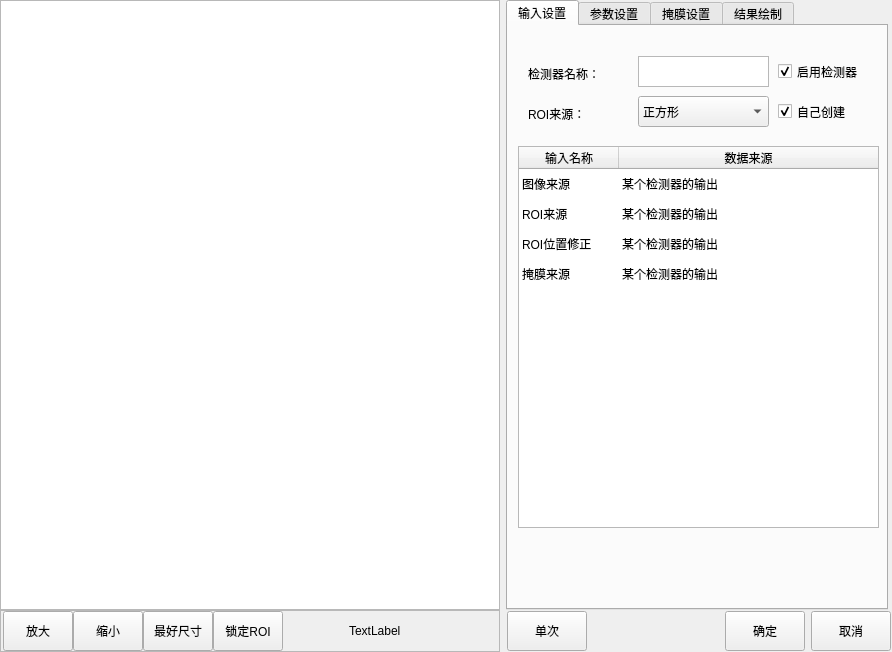
<?xml version="1.0" encoding="UTF-8"?>
<ui version="4.0">
 <class>CMv1DCodeRecognition</class>
 <widget class="QWidget" name="CMv1DCodeRecognition">
  <property name="geometry">
   <rect>
    <x>0</x>
    <y>0</y>
    <width>892</width>
    <height>652</height>
   </rect>
  </property>
  <property name="windowTitle">
   <string>一维码识别</string>
  </property>
  <layout class="QHBoxLayout" name="horizontalLayout_3">
   <property name="leftMargin">
    <number>0</number>
   </property>
   <property name="topMargin">
    <number>0</number>
   </property>
   <property name="rightMargin">
    <number>0</number>
   </property>
   <property name="bottomMargin">
    <number>0</number>
   </property>
   <item>
    <layout class="QVBoxLayout" name="verticalLayout">
     <property name="spacing">
      <number>0</number>
     </property>
     <item>
      <widget class="QGraphicsView" name="graphicsView_mainImage">
       <property name="minimumSize">
        <size>
         <width>500</width>
         <height>600</height>
        </size>
       </property>
      </widget>
     </item>
     <item>
      <widget class="QFrame" name="frame">
       <property name="minimumSize">
        <size>
         <width>0</width>
         <height>42</height>
        </size>
       </property>
       <property name="maximumSize">
        <size>
         <width>16777215</width>
         <height>42</height>
        </size>
       </property>
       <property name="frameShape">
        <enum>QFrame::StyledPanel</enum>
       </property>
       <property name="frameShadow">
        <enum>QFrame::Raised</enum>
       </property>
       <layout class="QHBoxLayout" name="horizontalLayout">
        <property name="spacing">
         <number>0</number>
        </property>
        <property name="leftMargin">
         <number>2</number>
        </property>
        <property name="topMargin">
         <number>0</number>
        </property>
        <property name="rightMargin">
         <number>0</number>
        </property>
        <property name="bottomMargin">
         <number>0</number>
        </property>
        <item>
         <widget class="QPushButton" name="pushButton_zoomIn">
          <property name="minimumSize">
           <size>
            <width>70</width>
            <height>40</height>
           </size>
          </property>
          <property name="maximumSize">
           <size>
            <width>70</width>
            <height>40</height>
           </size>
          </property>
          <property name="text">
           <string>放大</string>
          </property>
         </widget>
        </item>
        <item>
         <widget class="QPushButton" name="pushButton_zoomOut">
          <property name="minimumSize">
           <size>
            <width>70</width>
            <height>40</height>
           </size>
          </property>
          <property name="maximumSize">
           <size>
            <width>70</width>
            <height>40</height>
           </size>
          </property>
          <property name="text">
           <string>缩小</string>
          </property>
         </widget>
        </item>
        <item>
         <widget class="QPushButton" name="pushButton_zoomBest">
          <property name="minimumSize">
           <size>
            <width>70</width>
            <height>40</height>
           </size>
          </property>
          <property name="maximumSize">
           <size>
            <width>70</width>
            <height>40</height>
           </size>
          </property>
          <property name="text">
           <string>最好尺寸</string>
          </property>
         </widget>
        </item>
        <item>
         <widget class="QPushButton" name="pushButton_lockRoiMove">
          <property name="minimumSize">
           <size>
            <width>70</width>
            <height>40</height>
           </size>
          </property>
          <property name="maximumSize">
           <size>
            <width>70</width>
            <height>40</height>
           </size>
          </property>
          <property name="text">
           <string>锁定ROI</string>
          </property>
         </widget>
        </item>
        <item>
         <spacer name="horizontalSpacer">
          <property name="orientation">
           <enum>Qt::Horizontal</enum>
          </property>
          <property name="sizeHint" stdset="0">
           <size>
            <width>63</width>
            <height>20</height>
           </size>
          </property>
         </spacer>
        </item>
        <item>
         <widget class="QLabel" name="label_mousePos">
          <property name="minimumSize">
           <size>
            <width>150</width>
            <height>40</height>
           </size>
          </property>
          <property name="maximumSize">
           <size>
            <width>150</width>
            <height>40</height>
           </size>
          </property>
          <property name="text">
           <string>TextLabel</string>
          </property>
         </widget>
        </item>
       </layout>
      </widget>
     </item>
    </layout>
   </item>
   <item>
    <layout class="QVBoxLayout" name="verticalLayout_2">
     <property name="spacing">
      <number>0</number>
     </property>
     <item>
      <widget class="QTabWidget" name="tabWidget">
       <property name="minimumSize">
        <size>
         <width>382</width>
         <height>602</height>
        </size>
       </property>
       <property name="maximumSize">
        <size>
         <width>380</width>
         <height>16777215</height>
        </size>
       </property>
       <property name="currentIndex">
        <number>0</number>
       </property>
       <widget class="QWidget" name="tab">
        <attribute name="title">
         <string>输入设置</string>
        </attribute>
        <widget class="QCheckBox" name="checkBox_roiCreat">
         <property name="geometry">
          <rect>
           <x>270</x>
           <y>70</y>
           <width>101</width>
           <height>31</height>
          </rect>
         </property>
         <property name="minimumSize">
          <size>
           <width>101</width>
           <height>31</height>
          </size>
         </property>
         <property name="text">
          <string>自己创建</string>
         </property>
         <property name="checked">
          <bool>true</bool>
         </property>
         <property name="tristate">
          <bool>false</bool>
         </property>
        </widget>
        <widget class="QLabel" name="label_funcName">
         <property name="geometry">
          <rect>
           <x>20</x>
           <y>40</y>
           <width>81</width>
           <height>16</height>
          </rect>
         </property>
         <property name="text">
          <string>检测器名称：</string>
         </property>
        </widget>
        <widget class="QLabel" name="label_roiCreat">
         <property name="geometry">
          <rect>
           <x>20</x>
           <y>80</y>
           <width>91</width>
           <height>16</height>
          </rect>
         </property>
         <property name="text">
          <string>ROI来源：</string>
         </property>
        </widget>
        <widget class="QCheckBox" name="checkBox_enableFunc">
         <property name="geometry">
          <rect>
           <x>270</x>
           <y>30</y>
           <width>101</width>
           <height>31</height>
          </rect>
         </property>
         <property name="minimumSize">
          <size>
           <width>101</width>
           <height>31</height>
          </size>
         </property>
         <property name="text">
          <string>启用检测器</string>
         </property>
         <property name="checked">
          <bool>true</bool>
         </property>
        </widget>
        <widget class="QComboBox" name="comboBox_imageSource">
         <property name="geometry">
          <rect>
           <x>130</x>
           <y>70</y>
           <width>131</width>
           <height>31</height>
          </rect>
         </property>
         <property name="minimumSize">
          <size>
           <width>131</width>
           <height>31</height>
          </size>
         </property>
         <property name="maximumSize">
          <size>
           <width>131</width>
           <height>31</height>
          </size>
         </property>
         <item>
          <property name="text">
           <string>正方形</string>
          </property>
         </item>
         <item>
          <property name="text">
           <string>斜矩形</string>
          </property>
         </item>
         <item>
          <property name="text">
           <string>圆形</string>
          </property>
         </item>
         <item>
          <property name="text">
           <string>多边形</string>
          </property>
         </item>
        </widget>
        <widget class="QPlainTextEdit" name="plainTextEdit_funcName">
         <property name="geometry">
          <rect>
           <x>130</x>
           <y>30</y>
           <width>131</width>
           <height>31</height>
          </rect>
         </property>
         <property name="minimumSize">
          <size>
           <width>131</width>
           <height>31</height>
          </size>
         </property>
         <property name="maximumSize">
          <size>
           <width>131</width>
           <height>31</height>
          </size>
         </property>
         <property name="overwriteMode">
          <bool>false</bool>
         </property>
        </widget>
        <widget class="QTableWidget" name="tableWidget_input">
         <property name="geometry">
          <rect>
           <x>10</x>
           <y>120</y>
           <width>361</width>
           <height>382</height>
          </rect>
         </property>
         <property name="minimumSize">
          <size>
           <width>361</width>
           <height>382</height>
          </size>
         </property>
         <property name="maximumSize">
          <size>
           <width>361</width>
           <height>382</height>
          </size>
         </property>
         <property name="editTriggers">
          <set>QAbstractItemView::NoEditTriggers</set>
         </property>
         <property name="selectionMode">
          <enum>QAbstractItemView::SingleSelection</enum>
         </property>
         <property name="selectionBehavior">
          <enum>QAbstractItemView::SelectRows</enum>
         </property>
         <property name="showGrid">
          <bool>false</bool>
         </property>
         <attribute name="horizontalHeaderStretchLastSection">
          <bool>true</bool>
         </attribute>
         <attribute name="verticalHeaderVisible">
          <bool>false</bool>
         </attribute>
         <row>
          <property name="text">
           <string>1</string>
          </property>
         </row>
         <row>
          <property name="text">
           <string>2</string>
          </property>
         </row>
         <row>
          <property name="text">
           <string>3</string>
          </property>
         </row>
         <row>
          <property name="text">
           <string>4</string>
          </property>
         </row>
         <column>
          <property name="text">
           <string>输入名称</string>
          </property>
         </column>
         <column>
          <property name="text">
           <string>数据来源</string>
          </property>
         </column>
         <item row="0" column="0">
          <property name="text">
           <string>图像来源</string>
          </property>
         </item>
         <item row="0" column="1">
          <property name="text">
           <string>某个检测器的输出</string>
          </property>
         </item>
         <item row="1" column="0">
          <property name="text">
           <string>ROI来源</string>
          </property>
         </item>
         <item row="1" column="1">
          <property name="text">
           <string>某个检测器的输出</string>
          </property>
         </item>
         <item row="2" column="0">
          <property name="text">
           <string>ROI位置修正</string>
          </property>
         </item>
         <item row="2" column="1">
          <property name="text">
           <string>某个检测器的输出</string>
          </property>
         </item>
         <item row="3" column="0">
          <property name="text">
           <string>掩膜来源</string>
          </property>
         </item>
         <item row="3" column="1">
          <property name="text">
           <string>某个检测器的输出</string>
          </property>
         </item>
        </widget>
       </widget>
       <widget class="QWidget" name="tab_2">
        <attribute name="title">
         <string>参数设置</string>
        </attribute>
        <widget class="QScrollArea" name="scrollArea">
         <property name="geometry">
          <rect>
           <x>-10</x>
           <y>0</y>
           <width>391</width>
           <height>661</height>
          </rect>
         </property>
         <property name="widgetResizable">
          <bool>true</bool>
         </property>
         <widget class="QWidget" name="scrollAreaWidgetContents_3">
          <property name="geometry">
           <rect>
            <x>0</x>
            <y>0</y>
            <width>372</width>
            <height>750</height>
           </rect>
          </property>
          <property name="minimumSize">
           <size>
            <width>0</width>
            <height>750</height>
           </size>
          </property>
          <widget class="QLabel" name="label_titleJudged_2">
           <property name="geometry">
            <rect>
             <x>10</x>
             <y>460</y>
             <width>361</width>
             <height>31</height>
            </rect>
           </property>
           <property name="styleSheet">
            <string notr="true">background-color: qlineargradient(spread:pad, x1:0, y1:0, x2:1, y2:0, stop:0 rgba(80, 80, 80, 255), stop:1 rgba(120, 120, 120, 120));
color: rgb(255, 255, 255);</string>
           </property>
           <property name="text">
            <string>  结果判定</string>
           </property>
           <property name="alignment">
            <set>Qt::AlignLeading|Qt::AlignLeft|Qt::AlignVCenter</set>
           </property>
          </widget>
          <widget class="QGroupBox" name="groupBox_centerX">
           <property name="enabled">
            <bool>false</bool>
           </property>
           <property name="geometry">
            <rect>
             <x>11</x>
             <y>171</y>
             <width>241</width>
             <height>81</height>
            </rect>
           </property>
           <property name="minimumSize">
            <size>
             <width>0</width>
             <height>0</height>
            </size>
           </property>
           <property name="title">
            <string>条码中心X筛选：</string>
           </property>
           <widget class="QSpinBox" name="spinBox_centerXMin">
            <property name="geometry">
             <rect>
              <x>10</x>
              <y>40</y>
              <width>101</width>
              <height>31</height>
             </rect>
            </property>
           </widget>
           <widget class="QLabel" name="label_8">
            <property name="geometry">
             <rect>
              <x>10</x>
              <y>10</y>
              <width>111</width>
              <height>31</height>
             </rect>
            </property>
            <property name="text">
             <string>中心X下限：</string>
            </property>
           </widget>
           <widget class="QSpinBox" name="spinBox_centerXMax">
            <property name="geometry">
             <rect>
              <x>130</x>
              <y>40</y>
              <width>101</width>
              <height>31</height>
             </rect>
            </property>
           </widget>
           <widget class="QLabel" name="label_7">
            <property name="geometry">
             <rect>
              <x>130</x>
              <y>10</y>
              <width>111</width>
              <height>31</height>
             </rect>
            </property>
            <property name="text">
             <string>中心X上限：</string>
            </property>
           </widget>
          </widget>
          <widget class="QCheckBox" name="checkBox_centerX">
           <property name="geometry">
            <rect>
             <x>270</x>
             <y>180</y>
             <width>101</width>
             <height>31</height>
            </rect>
           </property>
           <property name="minimumSize">
            <size>
             <width>49</width>
             <height>16</height>
            </size>
           </property>
           <property name="text">
            <string>开启</string>
           </property>
          </widget>
          <widget class="QGroupBox" name="groupBox_centerY">
           <property name="enabled">
            <bool>false</bool>
           </property>
           <property name="geometry">
            <rect>
             <x>11</x>
             <y>271</y>
             <width>241</width>
             <height>81</height>
            </rect>
           </property>
           <property name="minimumSize">
            <size>
             <width>0</width>
             <height>0</height>
            </size>
           </property>
           <property name="title">
            <string>条码中心Y筛选：</string>
           </property>
           <widget class="QSpinBox" name="spinBox_centerYMin">
            <property name="geometry">
             <rect>
              <x>10</x>
              <y>40</y>
              <width>101</width>
              <height>31</height>
             </rect>
            </property>
           </widget>
           <widget class="QLabel" name="label_10">
            <property name="geometry">
             <rect>
              <x>10</x>
              <y>10</y>
              <width>111</width>
              <height>31</height>
             </rect>
            </property>
            <property name="text">
             <string>中心Y下限：</string>
            </property>
           </widget>
           <widget class="QSpinBox" name="spinBox_centerYMax">
            <property name="geometry">
             <rect>
              <x>130</x>
              <y>40</y>
              <width>101</width>
              <height>31</height>
             </rect>
            </property>
           </widget>
           <widget class="QLabel" name="label_9">
            <property name="geometry">
             <rect>
              <x>130</x>
              <y>10</y>
              <width>111</width>
              <height>31</height>
             </rect>
            </property>
            <property name="text">
             <string>中心Y上限：</string>
            </property>
           </widget>
          </widget>
          <widget class="QCheckBox" name="checkBox_centerY">
           <property name="geometry">
            <rect>
             <x>270</x>
             <y>280</y>
             <width>101</width>
             <height>31</height>
            </rect>
           </property>
           <property name="text">
            <string>开启</string>
           </property>
          </widget>
          <widget class="QGroupBox" name="groupBox_9">
           <property name="geometry">
            <rect>
             <x>20</x>
             <y>530</y>
             <width>241</width>
             <height>79</height>
            </rect>
           </property>
           <property name="minimumSize">
            <size>
             <width>0</width>
             <height>0</height>
            </size>
           </property>
           <property name="maximumSize">
            <size>
             <width>271</width>
             <height>16777215</height>
            </size>
           </property>
           <property name="title">
            <string>字符数量限定</string>
           </property>
           <widget class="QSpinBox" name="spinBox_numberMin">
            <property name="geometry">
             <rect>
              <x>10</x>
              <y>40</y>
              <width>101</width>
              <height>31</height>
             </rect>
            </property>
            <property name="maximum">
             <number>5000</number>
            </property>
           </widget>
           <widget class="QLabel" name="label_18">
            <property name="geometry">
             <rect>
              <x>10</x>
              <y>10</y>
              <width>111</width>
              <height>31</height>
             </rect>
            </property>
            <property name="text">
             <string>字符数量下限：</string>
            </property>
           </widget>
           <widget class="QSpinBox" name="spinBox_numberMax">
            <property name="geometry">
             <rect>
              <x>130</x>
              <y>40</y>
              <width>101</width>
              <height>31</height>
             </rect>
            </property>
            <property name="maximum">
             <number>5000</number>
            </property>
           </widget>
           <widget class="QLabel" name="label_17">
            <property name="geometry">
             <rect>
              <x>130</x>
              <y>10</y>
              <width>111</width>
              <height>31</height>
             </rect>
            </property>
            <property name="text">
             <string>字符数量上限：</string>
            </property>
           </widget>
          </widget>
          <widget class="QComboBox" name="comboBox_readType">
           <property name="geometry">
            <rect>
             <x>20</x>
             <y>50</y>
             <width>101</width>
             <height>31</height>
            </rect>
           </property>
           <item>
            <property name="text">
             <string>Auto</string>
            </property>
           </item>
           <item>
            <property name="text">
             <string>CODE_39</string>
            </property>
           </item>
           <item>
            <property name="text">
             <string>CODE_128</string>
            </property>
           </item>
           <item>
            <property name="text">
             <string>EAN_13</string>
            </property>
           </item>
          </widget>
          <widget class="QLabel" name="label_readType">
           <property name="geometry">
            <rect>
             <x>20</x>
             <y>20</y>
             <width>101</width>
             <height>31</height>
            </rect>
           </property>
           <property name="text">
            <string>读码类型：</string>
           </property>
          </widget>
          <widget class="QComboBox" name="comboBox_decodingSpeedRating">
           <property name="geometry">
            <rect>
             <x>140</x>
             <y>50</y>
             <width>101</width>
             <height>31</height>
            </rect>
           </property>
           <item>
            <property name="text">
             <string>低速</string>
            </property>
           </item>
           <item>
            <property name="text">
             <string>中速</string>
            </property>
           </item>
           <item>
            <property name="text">
             <string>高速</string>
            </property>
           </item>
           <item>
            <property name="text">
             <string>极速</string>
            </property>
           </item>
          </widget>
          <widget class="QLabel" name="label_decodingSpeedRating">
           <property name="geometry">
            <rect>
             <x>140</x>
             <y>20</y>
             <width>101</width>
             <height>31</height>
            </rect>
           </property>
           <property name="text">
            <string>解码速度等级：</string>
           </property>
          </widget>
          <widget class="QLabel" name="label_size">
           <property name="geometry">
            <rect>
             <x>140</x>
             <y>90</y>
             <width>111</width>
             <height>31</height>
            </rect>
           </property>
           <property name="text">
            <string>绘制字符大小：</string>
           </property>
          </widget>
          <widget class="QSpinBox" name="spinBox_size">
           <property name="geometry">
            <rect>
             <x>140</x>
             <y>120</y>
             <width>101</width>
             <height>31</height>
            </rect>
           </property>
           <property name="maximum">
            <number>500</number>
           </property>
          </widget>
          <widget class="QLabel" name="label_readNumber">
           <property name="geometry">
            <rect>
             <x>20</x>
             <y>90</y>
             <width>111</width>
             <height>31</height>
            </rect>
           </property>
           <property name="text">
            <string>最多读码个数：</string>
           </property>
          </widget>
          <widget class="QSpinBox" name="spinBox_readNumber">
           <property name="geometry">
            <rect>
             <x>20</x>
             <y>120</y>
             <width>101</width>
             <height>31</height>
            </rect>
           </property>
           <property name="maximum">
            <number>10000</number>
           </property>
          </widget>
          <widget class="QPushButton" name="pushButton_showInformation">
           <property name="geometry">
            <rect>
             <x>20</x>
             <y>390</y>
             <width>101</width>
             <height>31</height>
            </rect>
           </property>
           <property name="text">
            <string>显示中心信息</string>
           </property>
          </widget>
          <widget class="QLabel" name="label_ShowInformation">
           <property name="geometry">
            <rect>
             <x>20</x>
             <y>360</y>
             <width>101</width>
             <height>31</height>
            </rect>
           </property>
           <property name="text">
            <string>中心信息：</string>
           </property>
          </widget>
         </widget>
        </widget>
       </widget>
       <widget class="QWidget" name="tab_3">
        <attribute name="title">
         <string>掩膜设置</string>
        </attribute>
        <widget class="QLabel" name="label_dEtectionMask">
         <property name="geometry">
          <rect>
           <x>10</x>
           <y>20</y>
           <width>111</width>
           <height>31</height>
          </rect>
         </property>
         <property name="text">
          <string>检测区域的掩膜：</string>
         </property>
        </widget>
        <widget class="QComboBox" name="comboBox_dEtectionMask">
         <property name="geometry">
          <rect>
           <x>130</x>
           <y>20</y>
           <width>131</width>
           <height>31</height>
          </rect>
         </property>
         <item>
          <property name="text">
           <string>不使用掩膜</string>
          </property>
         </item>
         <item>
          <property name="text">
           <string>本检测器ROI内掩膜</string>
          </property>
         </item>
         <item>
          <property name="text">
           <string>其他算法的掩膜</string>
          </property>
         </item>
        </widget>
        <widget class="QWidget" name="widget_Mask" native="true">
         <property name="enabled">
          <bool>false</bool>
         </property>
         <property name="geometry">
          <rect>
           <x>0</x>
           <y>50</y>
           <width>371</width>
           <height>251</height>
          </rect>
         </property>
         <widget class="QLabel" name="label_penWidth">
          <property name="geometry">
           <rect>
            <x>10</x>
            <y>50</y>
            <width>111</width>
            <height>31</height>
           </rect>
          </property>
          <property name="text">
           <string>画笔尺寸：</string>
          </property>
         </widget>
         <widget class="QSpinBox" name="spinBox_lightTime">
          <property name="geometry">
           <rect>
            <x>130</x>
            <y>50</y>
            <width>131</width>
            <height>31</height>
           </rect>
          </property>
          <property name="suffix">
           <string>像素</string>
          </property>
          <property name="minimum">
           <number>5</number>
          </property>
          <property name="maximum">
           <number>1000</number>
          </property>
         </widget>
         <widget class="QPushButton" name="pushButton_maskAll">
          <property name="geometry">
           <rect>
            <x>10</x>
            <y>160</y>
            <width>121</width>
            <height>40</height>
           </rect>
          </property>
          <property name="minimumSize">
           <size>
            <width>0</width>
            <height>40</height>
           </size>
          </property>
          <property name="maximumSize">
           <size>
            <width>16777215</width>
            <height>30</height>
           </size>
          </property>
          <property name="text">
           <string>掩盖所有</string>
          </property>
         </widget>
         <widget class="QPushButton" name="pushButton_maskNull">
          <property name="enabled">
           <bool>false</bool>
          </property>
          <property name="geometry">
           <rect>
            <x>10</x>
            <y>110</y>
            <width>121</width>
            <height>40</height>
           </rect>
          </property>
          <property name="minimumSize">
           <size>
            <width>0</width>
            <height>40</height>
           </size>
          </property>
          <property name="maximumSize">
           <size>
            <width>16777215</width>
            <height>30</height>
           </size>
          </property>
          <property name="text">
           <string>清空掩膜</string>
          </property>
         </widget>
         <widget class="QPushButton" name="pushButton_saveMask">
          <property name="geometry">
           <rect>
            <x>10</x>
            <y>210</y>
            <width>121</width>
            <height>40</height>
           </rect>
          </property>
          <property name="minimumSize">
           <size>
            <width>0</width>
            <height>40</height>
           </size>
          </property>
          <property name="maximumSize">
           <size>
            <width>16777215</width>
            <height>30</height>
           </size>
          </property>
          <property name="text">
           <string>保存修改</string>
          </property>
         </widget>
         <widget class="QLabel" name="label_editMode">
          <property name="geometry">
           <rect>
            <x>10</x>
            <y>10</y>
            <width>111</width>
            <height>31</height>
           </rect>
          </property>
          <property name="text">
           <string>编辑方式：</string>
          </property>
         </widget>
         <widget class="QComboBox" name="comboBox_editMode">
          <property name="geometry">
           <rect>
            <x>130</x>
            <y>10</y>
            <width>131</width>
            <height>31</height>
           </rect>
          </property>
          <item>
           <property name="text">
            <string>增加掩膜</string>
           </property>
          </item>
          <item>
           <property name="text">
            <string>删除掩膜</string>
           </property>
          </item>
         </widget>
        </widget>
       </widget>
       <widget class="QWidget" name="tab_4">
        <attribute name="title">
         <string>结果绘制</string>
        </attribute>
        <widget class="QComboBox" name="comboBox_lineColour">
         <property name="geometry">
          <rect>
           <x>130</x>
           <y>60</y>
           <width>131</width>
           <height>31</height>
          </rect>
         </property>
         <item>
          <property name="text">
           <string>颜色</string>
          </property>
         </item>
        </widget>
        <widget class="QLabel" name="label_lineWidth">
         <property name="geometry">
          <rect>
           <x>10</x>
           <y>20</y>
           <width>121</width>
           <height>31</height>
          </rect>
         </property>
         <property name="text">
          <string>线条宽度：</string>
         </property>
        </widget>
        <widget class="QSpinBox" name="spinBox_lineWidth">
         <property name="geometry">
          <rect>
           <x>130</x>
           <y>20</y>
           <width>131</width>
           <height>31</height>
          </rect>
         </property>
         <property name="suffix">
          <string>磅</string>
         </property>
         <property name="minimum">
          <number>1</number>
         </property>
         <property name="maximum">
          <number>5</number>
         </property>
        </widget>
        <widget class="QLabel" name="label_lineColour">
         <property name="geometry">
          <rect>
           <x>10</x>
           <y>60</y>
           <width>121</width>
           <height>31</height>
          </rect>
         </property>
         <property name="text">
          <string>线条颜色：</string>
         </property>
        </widget>
        <widget class="QCheckBox" name="checkBox_valuTrig">
         <property name="geometry">
          <rect>
           <x>270</x>
           <y>20</y>
           <width>101</width>
           <height>31</height>
          </rect>
         </property>
         <property name="text">
          <string>启用绘制</string>
         </property>
         <property name="checked">
          <bool>true</bool>
         </property>
        </widget>
       </widget>
      </widget>
     </item>
     <item>
      <layout class="QHBoxLayout" name="horizontalLayout_2">
       <property name="leftMargin">
        <number>1</number>
       </property>
       <property name="topMargin">
        <number>1</number>
       </property>
       <property name="rightMargin">
        <number>1</number>
       </property>
       <property name="bottomMargin">
        <number>1</number>
       </property>
       <item>
        <widget class="QPushButton" name="pushButton_ones">
         <property name="minimumSize">
          <size>
           <width>80</width>
           <height>40</height>
          </size>
         </property>
         <property name="maximumSize">
          <size>
           <width>80</width>
           <height>40</height>
          </size>
         </property>
         <property name="text">
          <string>单次</string>
         </property>
        </widget>
       </item>
       <item>
        <spacer name="horizontalSpacer_2">
         <property name="orientation">
          <enum>Qt::Horizontal</enum>
         </property>
         <property name="sizeHint" stdset="0">
          <size>
           <width>40</width>
           <height>20</height>
          </size>
         </property>
        </spacer>
       </item>
       <item>
        <widget class="QPushButton" name="pushButton_affirm">
         <property name="minimumSize">
          <size>
           <width>80</width>
           <height>40</height>
          </size>
         </property>
         <property name="maximumSize">
          <size>
           <width>80</width>
           <height>40</height>
          </size>
         </property>
         <property name="text">
          <string>确定</string>
         </property>
        </widget>
       </item>
       <item>
        <widget class="QPushButton" name="pbPrev_cancel">
         <property name="minimumSize">
          <size>
           <width>80</width>
           <height>40</height>
          </size>
         </property>
         <property name="maximumSize">
          <size>
           <width>80</width>
           <height>40</height>
          </size>
         </property>
         <property name="text">
          <string>取消</string>
         </property>
        </widget>
       </item>
      </layout>
     </item>
    </layout>
   </item>
  </layout>
 </widget>
 <layoutdefault spacing="6" margin="11"/>
 <resources/>
 <connections/>
</ui>
